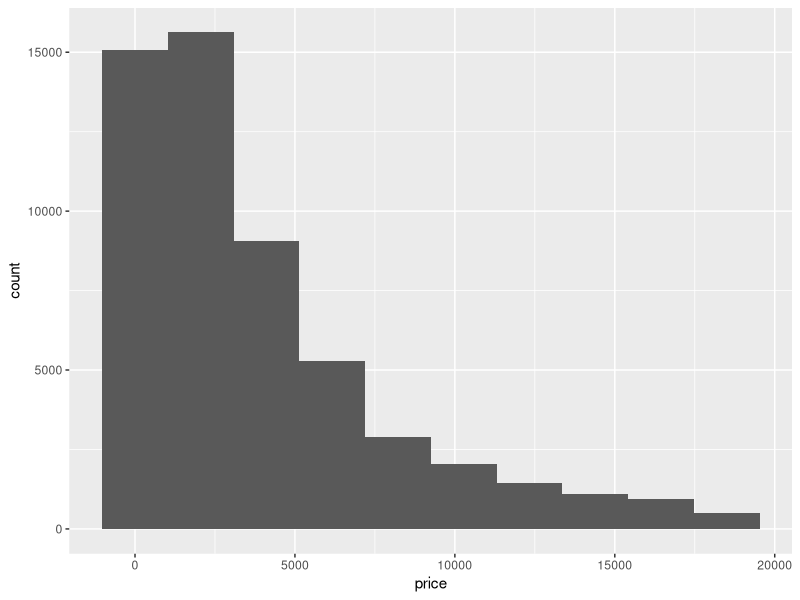
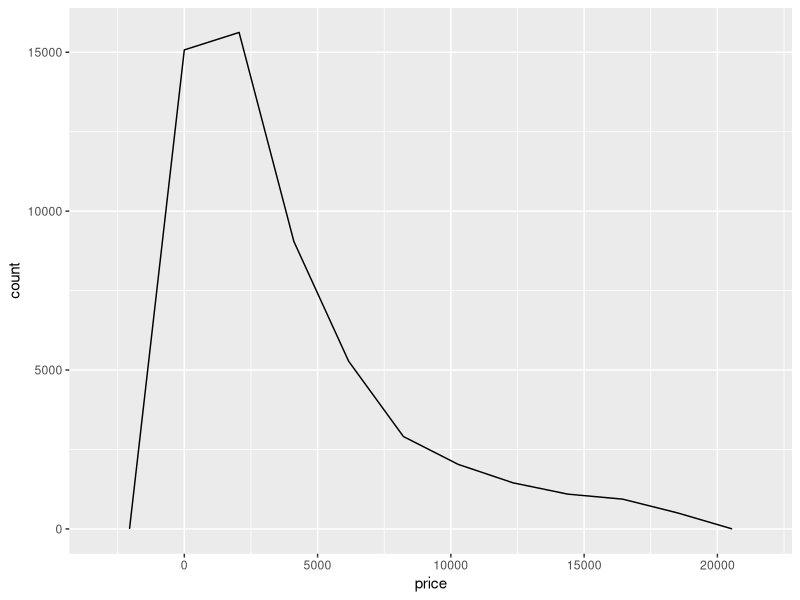
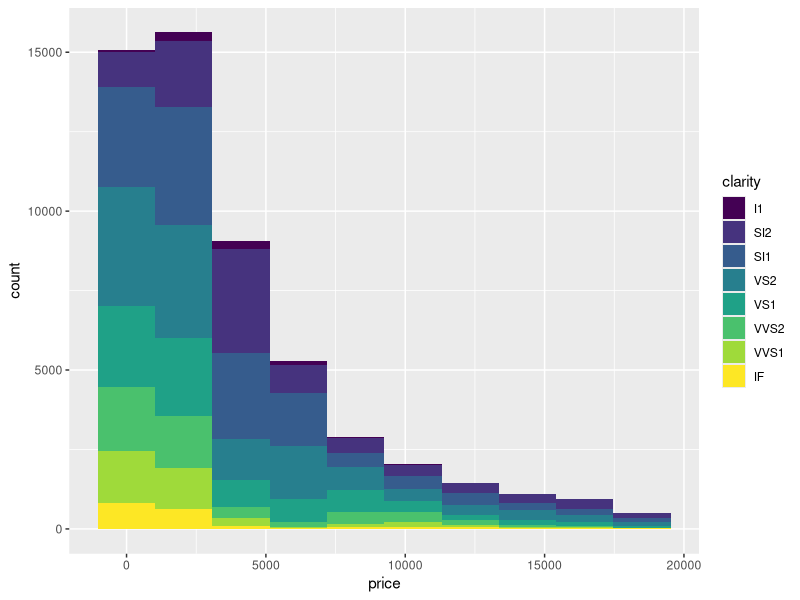
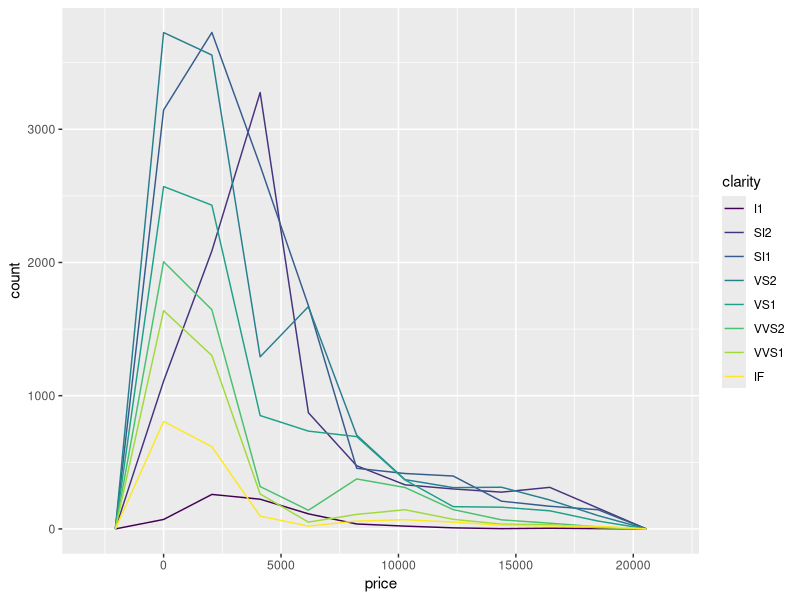
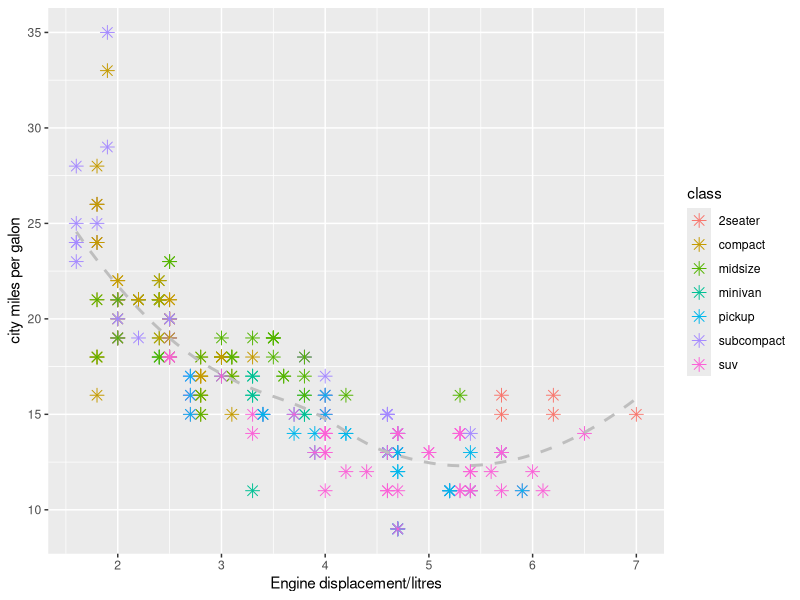
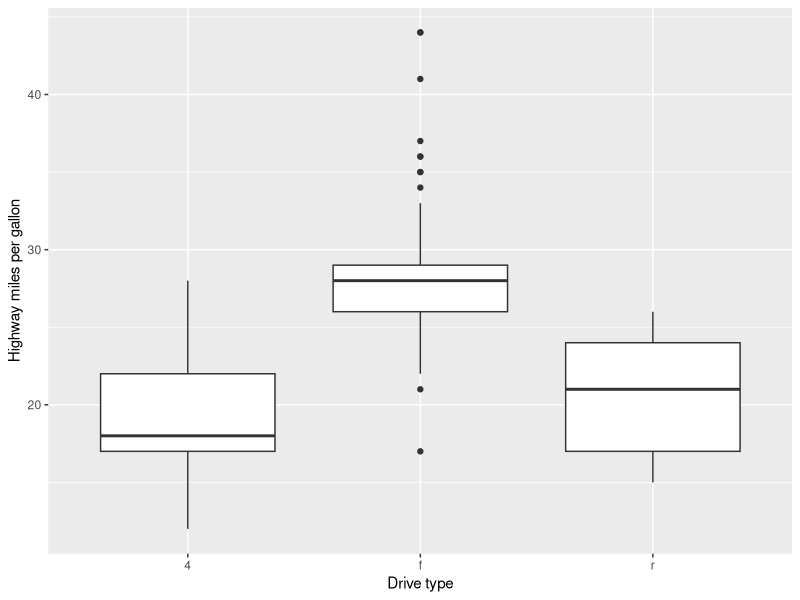
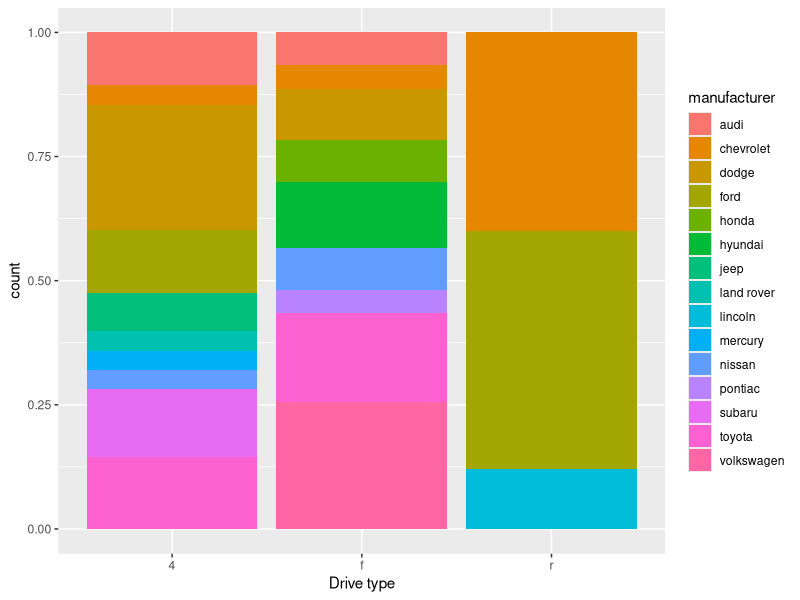
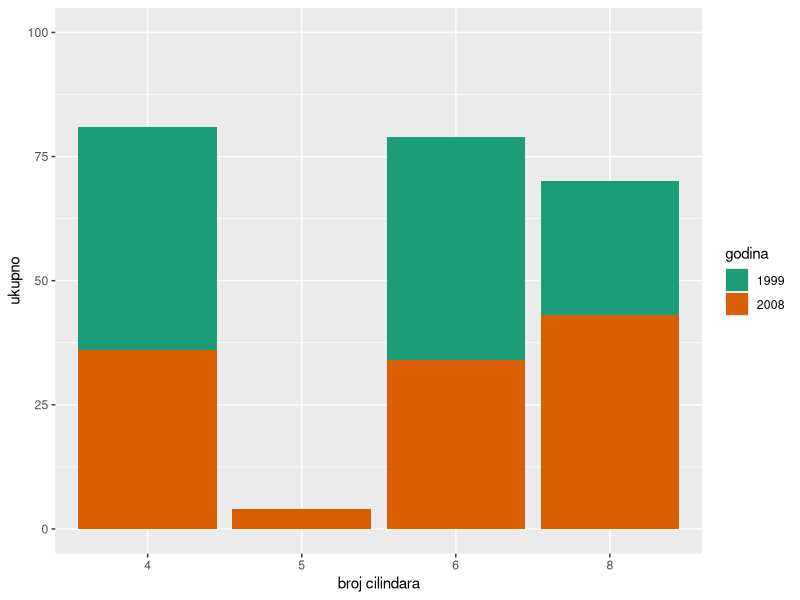

These figures' R source, in order:
## ---- chunk 1
library(tidyverse)
library(gridExtra)
library(GGally)
knitr::opts_chunk$set(results = 'hold')
## ---- chunk 2
data(diamonds)
head(diamonds)
## ---- chunk 3

ggplot(diamonds, aes(x = price)) + geom_histogram(bins = 10)
ggplot(diamonds, aes(x = price)) + geom_freqpoly(bins = 10)

## ---- chunk 4
ggplot(diamonds, aes(x = price, fill = clarity)) + geom_histogram(bins = 10)
ggplot(diamonds, aes(x = price, color = clarity)) + geom_freqpoly(bins = 10,)

## ---- chunk 5
data(mpg)
head(mpg)
## ---- chunk 6
ggplot(mpg, aes(x = displ, y = cty, color = class)) + geom_point(shape = 8, size = 3) + stat_smooth(method = "loess", linetype = 2, se = F, color = "grey") + labs(x = "Engine displacement/litres", y = "city miles per galon")
## ---- chunk 7
ggplot(mpg, aes(x = drv, y = hwy)) + geom_boxplot() + labs(y = "Highway miles per gallon", x = "Drive type")
## ---- chunk 8
ggplot(mpg, aes(x = drv, fill = manufacturer)) + geom_bar(position = "fill") + labs(x = "Drive type") 
## ---- chunk 9
ggplot(mpg, aes(x = as.factor(cyl), 
                fill = as.factor(year))) + geom_bar() + scale_x_discrete(name = "broj cilindara") + scale_y_continuous(name = "ukupno",  limits = c(0, 100)) + scale_fill_brewer(name = "godina", palette = "Dark2")
## ---- chunk 10
ggplot(mpg, aes(x = as.factor(trans), y = displ)) + 
  geom_boxplot() + theme_bw() + theme(axis.text.x = element_text(angle = 90))
## ---- chunk 11
ggplot(mpg, aes(hwy, fill = as.factor(cyl))) + 
  geom_histogram(bins = 10, position = "dodge") + facet_wrap(~cyl, scales = "free_y", nrow = 2, ncol = 2)
## ---- chunk 12
prodaja <- data.frame(mjesec = 1:12,
          ukupno = c(10000, 5000, 12000, 3000, 5000, 7000, 
                   10000, 2000, 4000, 8000, 11000, 14000)) 
ggplot(prodaja, aes(x = as.factor(mjesec), y = ukupno)) + geom_col()
